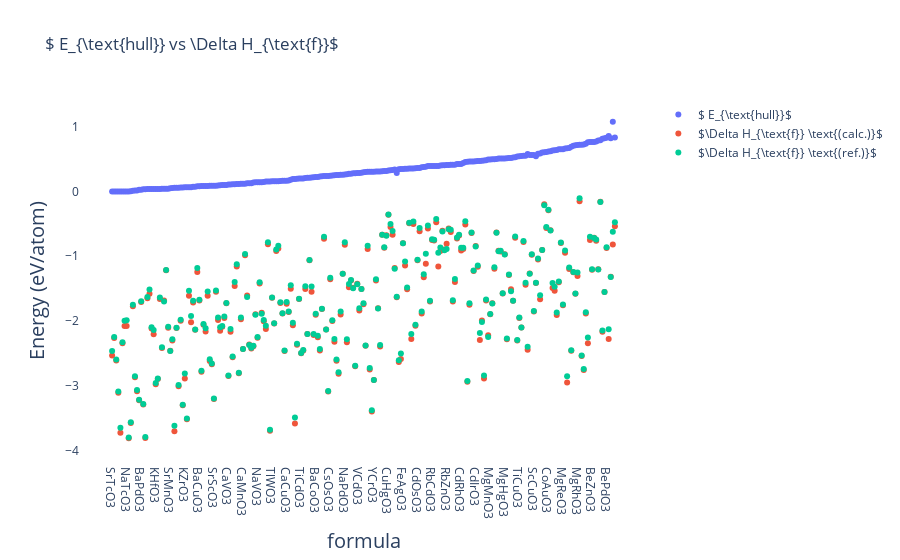

Notebook source saved alongside this figure:
### Code cell
fig = make_subplots(rows=1, cols =1, shared_xaxes = True)

fig.add_trace(go.Scatter(x = df_bulk['formula'], y = df_bulk['Ehull_ref'], name = r'$ E_{\text{hull}}$', mode = 'markers'))
fig.add_trace(go.Scatter(x = df_bulk['formula'], y = df_bulk['DHf'], name = r'$\Delta H_{\text{f}} \text{(calc.)}$', mode = 'markers' ))
fig.add_trace(go.Scatter(x = df_bulk['formula'], y = df_bulk['DHf_ref'], name = r'$\Delta H_{\text{f}} \text{(ref.)}$', mode = 'markers' ))

fig.update_xaxes(title_text = 'formula',  titlefont = dict(size = 20),
          #       tickfont = dict(size=18),
                   zeroline = False,
                   gridwidth = 1)

fig.update_yaxes(title_text = 'Energy (eV/atom)',  titlefont = dict(size = 20),
                 # tickfont = dict(size=10),
                   zeroline = False,
                   gridwidth = 1)

fig.update_layout(title = r'$ E_{\text{hull}} vs \Delta H_{\text{f}}$',plot_bgcolor = 'white')

# pyo.iplot(fig)
fig.show()
# py.iplot(fig, filename = 'ehull_DHf')
fig.write_html('Ehull_DHf.html')

### Figure 1 — Plotly figure (JSON) as saved in the notebook; plotly's stock layout.template omitted (floating-point values rounded to 4 significant figures; data arrays with more than 128 entries replaced by an {"elided": "..."} marker saying what was removed)
{"data": [{"mode": "markers", "name": "$ E_{\\text{hull}}$", "type": "scatter", "x": {"elided": "243 str values"}, "y": {"elided": "243 float values"}}, {"mode": "markers", "name": "$\\Delta H_{\\text{f}} \\text{(calc.)}$", "type": "scatter", "x": {"elided": "243 str values"}, "y": {"elided": "243 float values"}}, {"mode": "markers", "name": "$\\Delta H_{\\text{f}} \\text{(ref.)}$", "type": "scatter", "x": {"elided": "243 str values"}, "y": {"elided": "243 float values"}}], "layout": {"plot_bgcolor": "white", "title": {"text": "$ E_{\\text{hull}} vs \\Delta H_{\\text{f}}$"}, "xaxis": {"anchor": "y", "domain": [0, 1], "gridwidth": 1, "title": {"font": {"size": 20}, "text": "formula"}, "zeroline": false}, "yaxis": {"anchor": "x", "domain": [0, 1], "gridwidth": 1, "title": {"font": {"size": 20}, "text": "Energy (eV/atom)"}, "zeroline": false}}}
